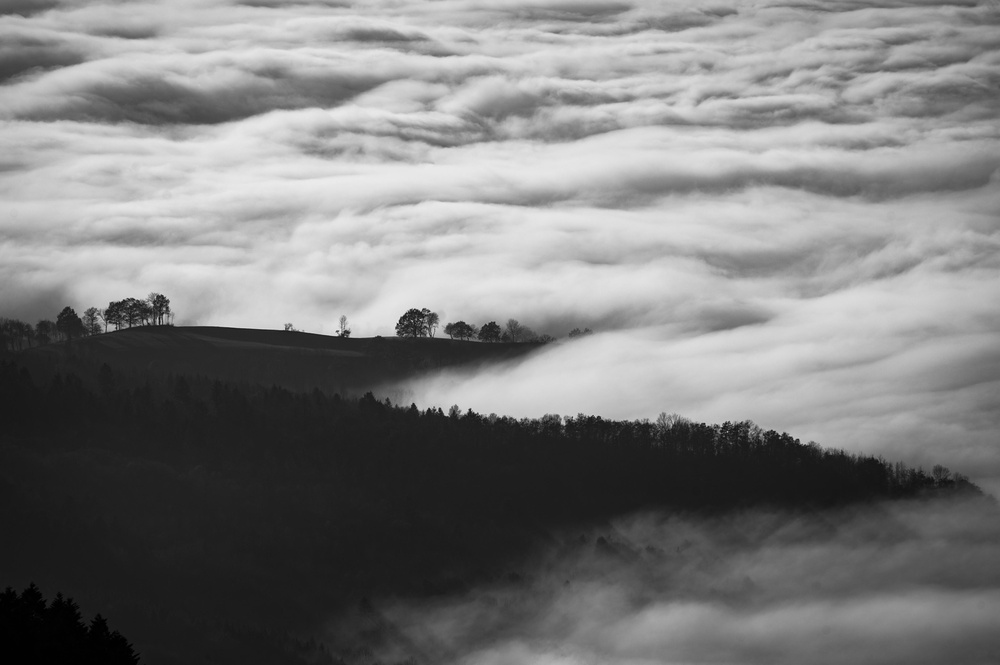
#> input picture Semana 4/imagemPB.jpg, 1000 x 665 px, shrunk from 4236 x 2819 before the run
$ python main.py
#> lines starting #> are read from the running program, lines starting #| are printed output that depends on the picture
#Filtro negativo
from PIL import Image

#Abrir imagem
img = Image.open('imagemPB.jpg')
#> img is the input picture: PIL image 1000x665 RGB; min 0, max 236, mean 124.4
#print(img.size)

#Carregar a imagem para uma matriz
matriz = img.load()

#Realizar as operações pixel a pixel de transformações
for i in range (img.size[0]):
    for j in range (img.size[1]):
        r = 255 - matriz[i, j][0]
        g = 255 - matriz[i, j][1]
        b = 255 - matriz[i, j][2]

        matriz[i, j] = (r, g, b)

#Salvar a imagem
img.save('novaImagemPB.jpg')
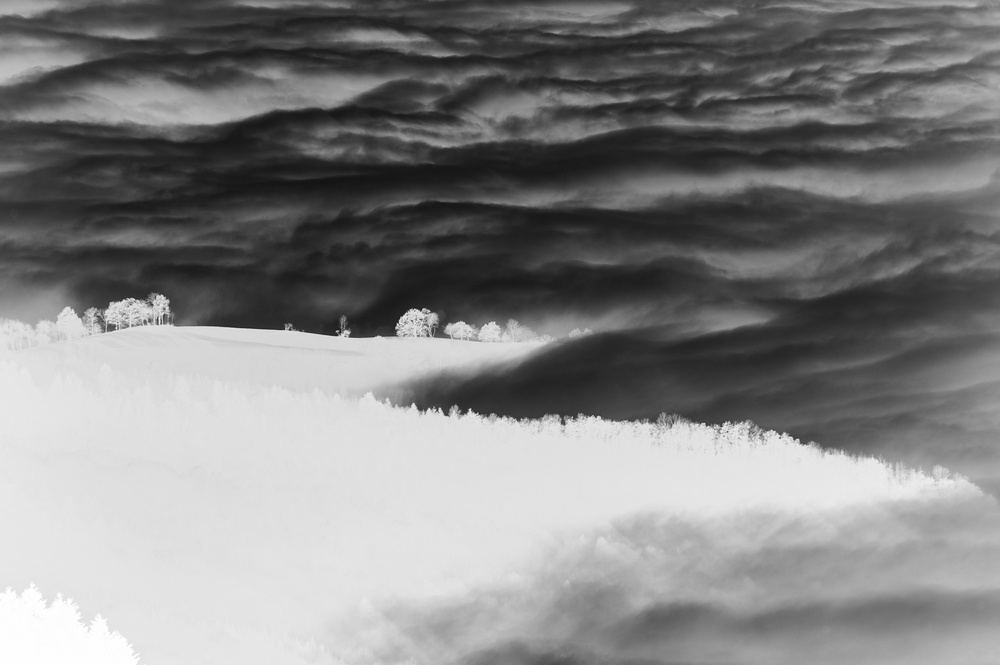
#> saved as novaImagemPB.jpg: PIL image 1000x665 RGB; min 19, max 255, mean 130.6

$ run again, with Semana 4/imagemColorida.jpg copied over Semana 4/imagemPB.jpg
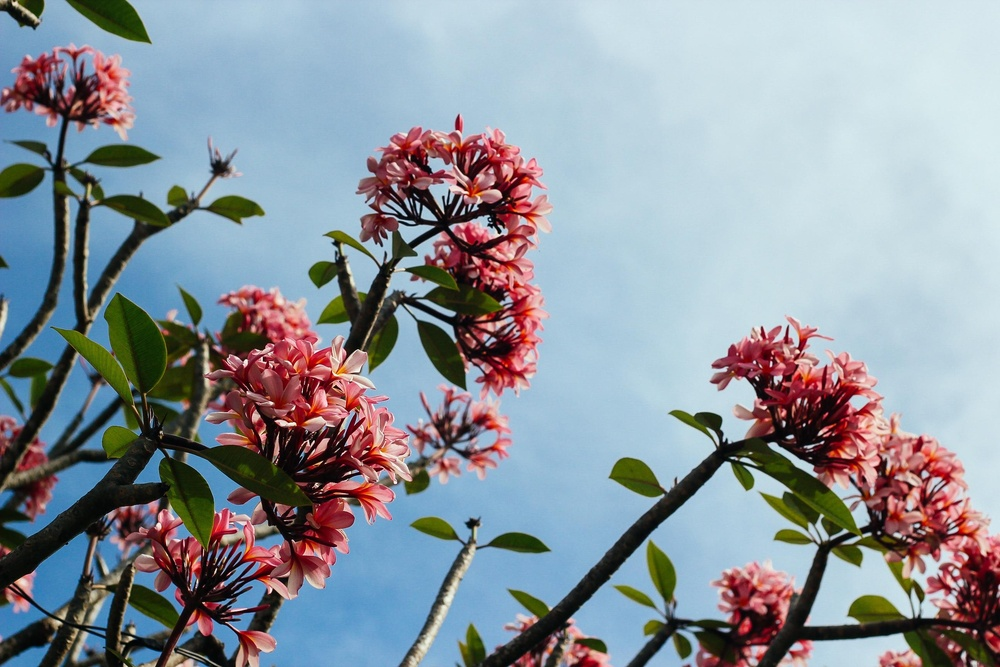
#> input picture Semana 4/imagemColorida.jpg, 1000 x 667 px, shrunk from 2592 x 1728 before the run
#> img is the input picture: PIL image 1000x667 RGB; mean R, G, B 140.5, 148.8, 157.7
#> `img.save('novaImagemPB.jpg')`:
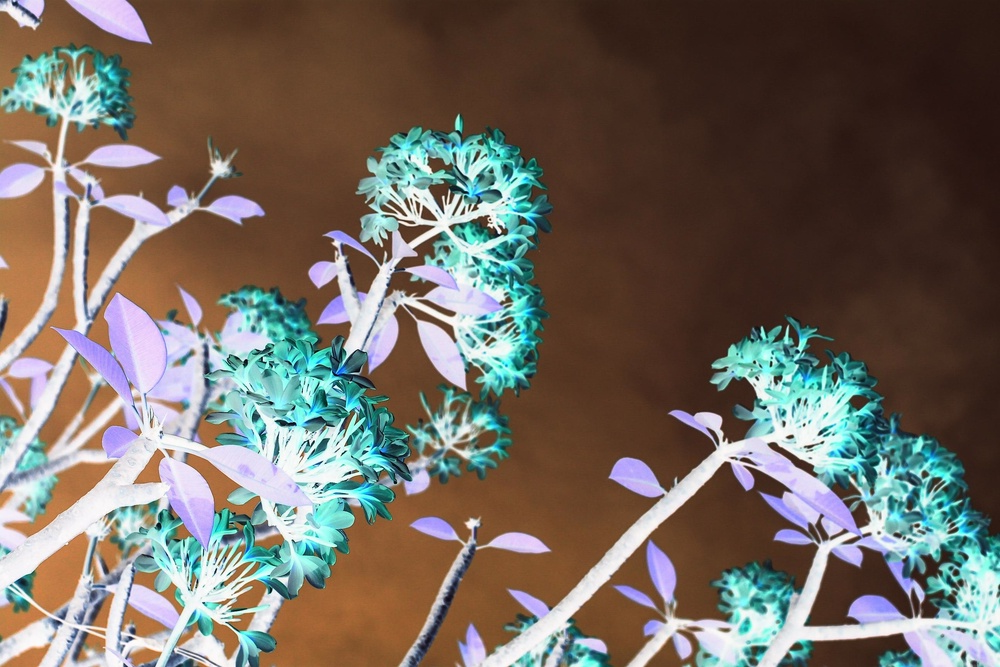
#> saved as novaImagemPB.jpg: PIL image 1000x667 RGB; mean R, G, B 114.5, 106.2, 97.3
